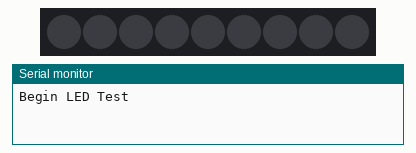
This sketch was run on a simulated Arduino Uno, built with avr-gcc and run on an emulated ATmega328P. Parts: 9 RGB LEDs in strip order, left to right, the last lines printed to the serial monitor. Dim RGB values are drawn brighter than linear.

Above: at 0.1 s.
At 4.6 s:
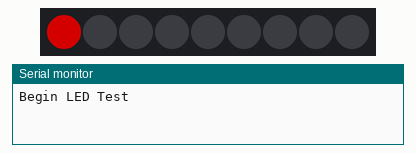
At 5.1 s:
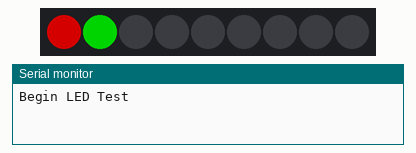
At 5.6 s:
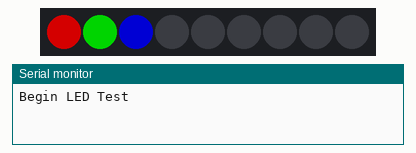
At 10.86 s:
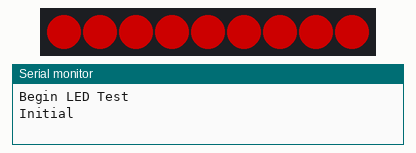
At 13.8 s:
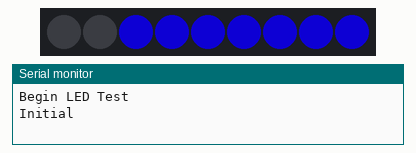

The sketch:

WS2812b_LED_Test.ino
```cpp
#include <FastLED.h>

#define LED_PIN 7
#define numLED 9

CRGB leds[numLED];

void setup() {
  Serial.begin(9600);
  FastLED.addLeds<WS2812, LED_PIN, GRB>(leds, numLED);
  Serial.println("Begin LED Test");
}

void loop() {
  for(int i=0; i<numLED; i++) {
    leds[i]=CRGB(0,0,0);
    FastLED.show();
    delay(500);
  }
  leds[0]=CRGB(128,0,0);
  FastLED.show();
  delay(500);
  leds[1]=CRGB(0,128,0);
  FastLED.show();
  delay(500);
  leds[2]=CRGB(0,0,128);
  FastLED.show();
  delay(500);
  Serial.println("Initial");
  delay(2000);
  for(int i=0; i<3; i++) {
    leds[i]=CRGB(0,0,0);
    FastLED.show();
  }
  int r=10;
  int g=0;
  int b=0;
  while(r<128) {
    //red grow
    for(int i=0; i<numLED; i++) {
      leds[i]=CRGB(r,g,b);
      FastLED.show();
      delay(50);
    }
    r+=20;
    if(r>128) {
      r=128;
    }
  }
  while(r>=128 && b<128) {
    //blue grow, into purple
    for(int i=0; i<numLED; i++) {
      leds[i]=CRGB(r,g,b);
      FastLED.show();
      delay(10);
    }
    b+=10;
    if(b>128) {
      b=128;
    }
  }
  while(r>1) {
    //red shrink, into blue
    for(int i=0; i<numLED; i++) {
      leds[i]=CRGB(r,g,b);
      FastLED.show();
      delay(10);
    }
    r-=10;
    if(r<1) {
      r=0;
    }
  }
}
```

Measured:
- by itself, everything shown: repeats every 13.2 s, in 74 steps
- what the display in image 1 shows lasts 0.5 s, from 4.5 s to 5.0 s
- what the display in image 3 shows lasts 2.5 s, from 5.5 s to 8.0 s
